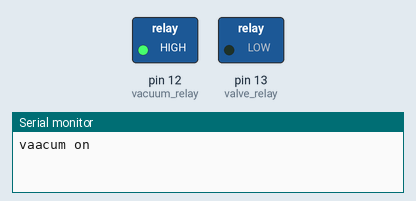
Recording of a sketch running on a simulated Arduino Uno, built with avr-gcc and run on an emulated ATmega328P. Parts: switched loads named in the sketch (green lamp = pin HIGH), the last lines printed to the serial monitor.

Above: at 2.5 s.
At 5.5 s:
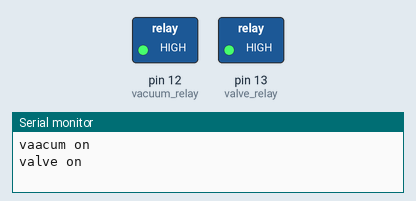
At 7.0 s:
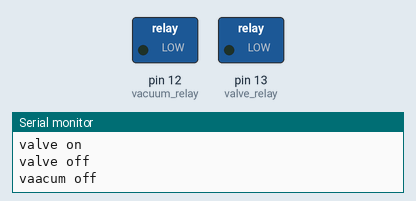
Timing chart, 0 to 10.4 s (numbered marks = the images above):
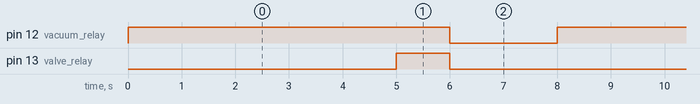

Measured:
- by itself, pin 12 (vacuum_relay): alternates HIGH for 6.0 s and LOW for 2.0 s
- by itself, pin 13 (valve_relay): alternates HIGH for 1.0 s and LOW for 7.0 s
- by itself, everything shown: repeats every 8.0 s, in 3 steps

The sketch:

suction_relay_test.ino
```cpp
/* This code will test the relays to prove that they can control the
 *  vaacum pump and the valve. The relays will alternate between on
 *  and off
 */
int vacuum_relay = 12;
int valve_relay = 13;
void setup() {
  Serial.begin(9600);
  pinMode(vacuum_relay, OUTPUT);
  pinMode(valve_relay, OUTPUT);
}

void loop() {
  // put your main code here, to run repeatedly:
  digitalWrite(vacuum_relay, HIGH); //vacuum on
  Serial.println("vaacum on");
  delay(5000);
  digitalWrite(valve_relay, HIGH); //valve on
  Serial.println("valve on");
  delay(1000);
  digitalWrite(valve_relay, LOW); //trigger valve
  Serial.println("valve off");
  //delay(1000);
  digitalWrite(vacuum_relay, LOW); //vacuum off
  Serial.println("vaacum off");
  delay(2000); //keep vacuum off for 2 seconds
}
```
